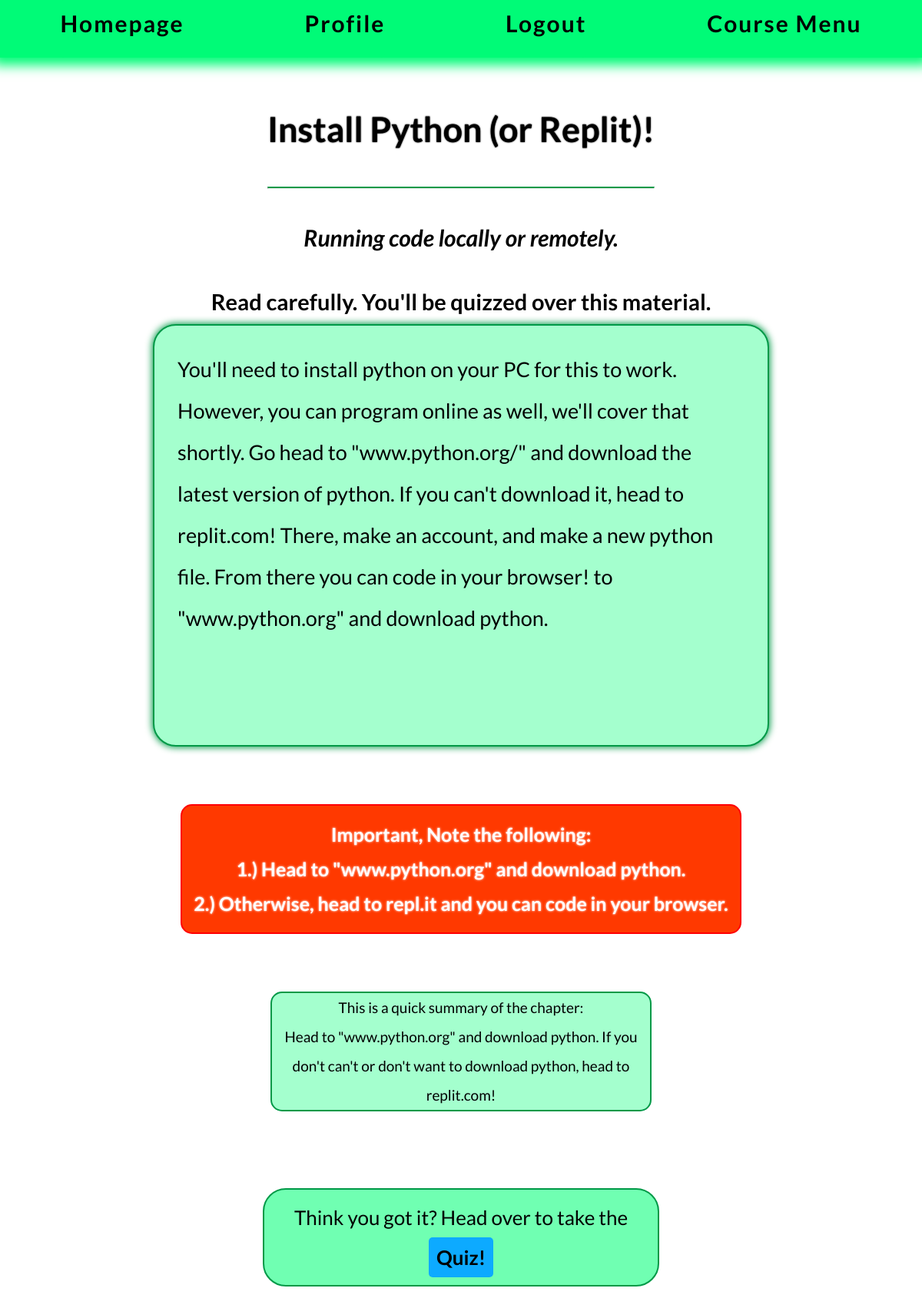
Before: /course/Chapter/1/ (signed in) with the older database file.
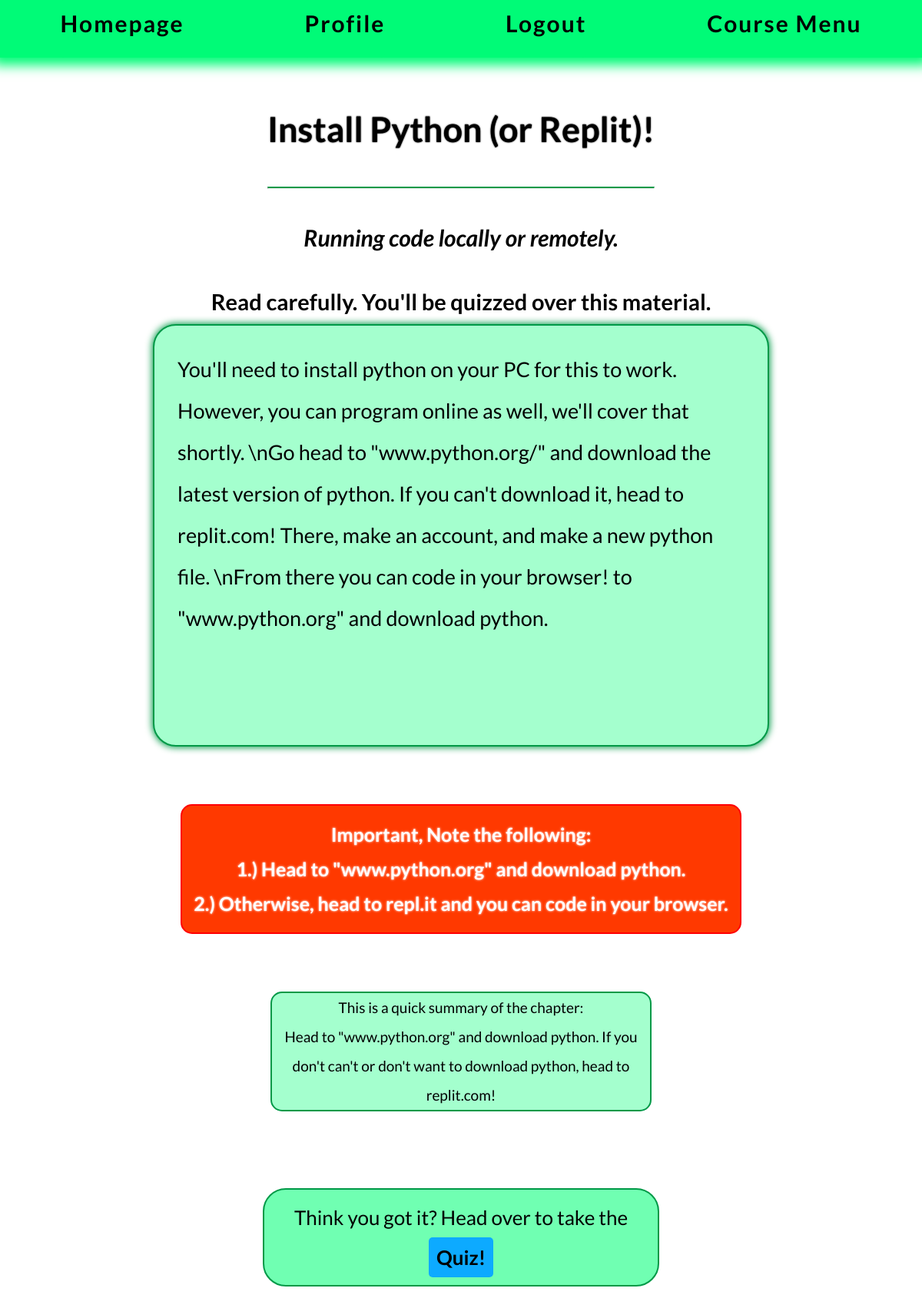
After: the same page with the newer database file.
### course/models.py (models this page shows, shortened)
class Chapter(models.Model):
    topic = models.ForeignKey(Topic, on_delete=models.CASCADE,default="") # TODO create a way to interactively edit chapter order. like a trello board list within the admin.
    title = models.CharField(max_length=100,default="Title")
    content = models.TextField(max_length=100000,default="Content")
    chapter_covers = models.CharField(max_length=50,default="Chapter covers:")
    summary = models.CharField(max_length=500,default="Chapter Summary:")
    completed = models.BooleanField(default=False)

### course/views.py (the view)
# urls.py: path('Chapter/<int:chapter_id>/', views.ChapterView, name='Chapter_url'),
@login_required
def ChapterView(request,chapter_id):
    try:
        print("chapter.id" + str(chapter_id))
        CurrentChapter = Chapter.objects.get(pk=chapter_id)
        InstructionImportant = ImportantInstructionContent.objects.filter(chapter=CurrentChapter)
        object = "Chapter"
    except (KeyError, Chapter.DoesNotExist):
        return render(request,'course/ObjectDoesNotExist.html',{'object':'Chapter','error_message':error_message})
    else:
        return render(request, 'course/chapter_base.html',{'Chapter':CurrentChapter,
                                                           'ImportantInstructionContent':InstructionImportant})

### course/templatetags/course_in_category.py (called while the page is built)
@register.filter #LETS GO FIRST TRY I'M SO GOOD AT PYTHON LETS GOOOOO
def user_tag(content,user):
    return content.replace('{{ user.username }}',user.username)

### course/templates/course/chapter_base.html (shortened to what this page needs)
{% extends 'course/topbar.html' %}
{% load static %}
{% load course_in_category %}
{% block content %}
    <body>
    <div class="flex_container" id="flex_course_title">
        <div class = "course_title">
             <h1>{{ Chapter.title }}</h1><hr>
        </div>
        <div class= "chapter_covers">
            <h2><i>{{ Chapter.chapter_covers }}</i></h2>
        </div>
         <h3>Read carefully. You'll be quizzed over this material.</h3>
    </div>
    <div class="flex_container" id="flex_course_content">
        <div class= "main_content">
{{ Chapter.content|user_tag:user }}
        </div>
        <div class = "important_content">
             Important, Note the following:
             {% for important in ImportantInstructionContent %}
                <br>{{ forloop.counter }}.)
                     {{ important.important_content|user_tag:user }}
             {% endfor %}
        </div>
    </div>
    <div class = "chapter_summary">
        This is a quick summary of the chapter:
        <br>{{ Chapter.summary }}
    </div>
    <div class="chapter_end">
        Think you got it?
        Head over to take the <a href="{% url 'course:Quiz_url' Chapter.id %}">Quiz!</a>
    </div>
    </body>
{% endblock %}

Changed rows visible on the page:
changed Chapter "Install Python (or Replit)!": content|user_tag "…we'll cover that shortly. Go head to \"www.python.org/\" and download the latest version of python. If you can't download it, head to replit.com! There, make an account, and make a new python file. From there you can code…" → "…we'll cover that shortly. \\nGo head to \"www.python.org/\" and download the latest version of python. If you can't download it, head to replit.com! There, make an account, and make a new python file. \\nFrom there you can code…"
